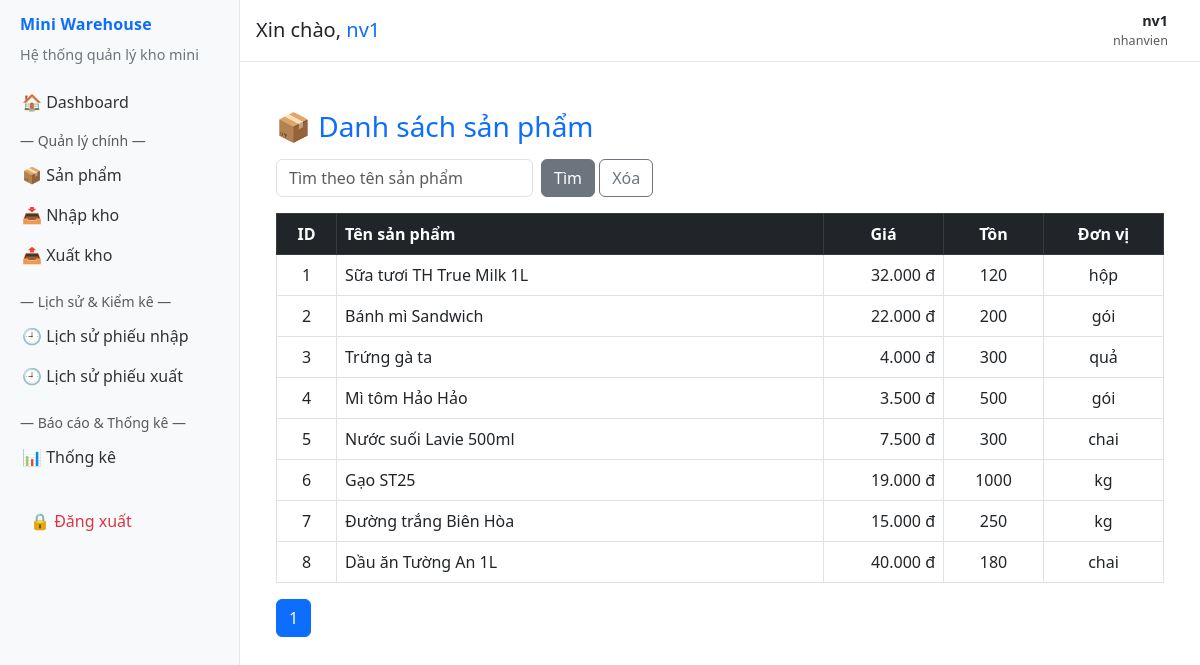
The page /public/sanpham.php (signed in) on the database its author committed.
### tables this page shows
CREATE TABLE san_pham (
    id INT AUTO_INCREMENT PRIMARY KEY,
    ten_san_pham VARCHAR(100) NOT NULL,
    gia DECIMAL(10,2),
    so_luong INT DEFAULT 0,
    don_vi VARCHAR(20)
);

### public/sanpham.php (the view, shortened to what this page needs)
<?php
require_once __DIR__ . '/../includes/db_connect.php';
require_once __DIR__ . '/../includes/layouts/admin_layout.php';
$isAdmin = isset($_SESSION['role']) && $_SESSION['role'] === 'admin';
$q = '';
$per_page = 10;
$page = isset($_GET['page']) ? max(1, intval($_GET['page'])) : 1;
$offset = ($page - 1) * $per_page;
$like = "%$q%";
$stmt_count = $conn->prepare("SELECT COUNT(*) FROM san_pham WHERE ten_san_pham LIKE ?");
$stmt_count->bind_param("s", $like);
$stmt_count->execute();
$total = $stmt_count->get_result()->fetch_row()[0];
$total_pages = max(1, ceil($total / $per_page));
$stmt = $conn->prepare("SELECT id, ten_san_pham, gia, so_luong, don_vi FROM san_pham WHERE ten_san_pham LIKE ? ORDER BY id ASC LIMIT ?, ?");
$stmt->bind_param("sii", $like, $offset, $per_page);
$stmt->execute();
$result = $stmt->get_result();
?>
<div class="container mt-4">
  <div class="d-flex justify-content-between align-items-center mb-3">
    <h3 class="mb-0 text-primary">📦 Danh sách sản phẩm</h3>
  </div>
  <form method="get" class="row g-2 mb-3">
    <div class="col-auto">
      <input type="text" name="q" value="<?= htmlspecialchars($q) ?>" class="form-control" placeholder="Tìm theo tên sản phẩm">
    </div>
    <div class="col-auto">
      <button class="btn btn-secondary">Tìm</button>
      <a href="sanpham.php" class="btn btn-outline-secondary">Xóa</a>
    </div>
  </form>
  <div class="table-responsive">
    <table class="table table-bordered table-hover align-middle bg-white">
      <thead class="table-dark">
        <tr class="text-center">
          <th style="width:60px">ID</th>
          <th class="text-start">Tên sản phẩm</th>
          <th style="width:120px">Giá</th>
          <th style="width:100px">Tồn</th>
          <th style="width:120px">Đơn vị</th>
        </tr>
      </thead>
      <tbody>
        <?php if ($result->num_rows === 0): ?>
          <tr><td colspan="<?= $isAdmin ? 6 : 5 ?>" class="text-center py-4">Không tìm thấy sản phẩm.</td></tr>
        <?php else: ?>
          <?php while ($r = $result->fetch_assoc()): ?>
            <tr>
              <td class="text-center"><?= $r['id'] ?></td>
              <td class="text-start"><?= htmlspecialchars($r['ten_san_pham']) ?></td>
              <td class="text-end"><?= number_format($r['gia'], 0, ',', '.') ?> đ</td>
              <td class="text-center"><?= intval($r['so_luong']) ?></td>
              <td class="text-center"><?= htmlspecialchars($r['don_vi']) ?></td>
            </tr>
          <?php endwhile; ?>
        <?php endif; ?>
      </tbody>
    </table>
  </div>
  <nav aria-label="Page navigation">
    <ul class="pagination">
      <?php
      $base = 'sanpham.php';
      $query_params = $_GET;
      for ($p = 1; $p <= $total_pages; $p++):
        $query_params['page'] = $p;
        $link = $base . '?' . http_build_query($query_params);
      ?>
      <li class="page-item <?= $p == $page ? 'active' : '' ?>"><a class="page-link" href="<?= $link ?>"><?= $p ?></a></li>
      <?php endfor; ?>
    </ul>
  </nav>
</div>

### includes/layouts/admin_layout.php (shortened to what this page needs)
<?php
$username = $_SESSION['username'] ?? $_SESSION['user'] ?? 'Guest';
$role     = $_SESSION['role'] ?? '';
$base = '/mini-warehouse/source_code/public';
?><!doctype html>
<html lang="vi">
<head>
  <link href="https://cdn.jsdelivr.net/npm/bootstrap@5.3.0/dist/css/bootstrap.min.css" rel="stylesheet">
</head>
<body>
  <aside class="sidebar">
    <div class="mb-3 px-2">
      <div class="brand mb-2">Mini Warehouse</div>
      <div class="small-muted">Hệ thống quản lý kho mini</div>
    </div>
    <nav class="nav flex-column">
      <a class="nav-link" href="<?= $base ?>/dashboard.php">🏠 Dashboard</a>
      <div class="mt-2 mb-1 px-2 text-muted small">— Quản lý chính —</div>
      <a class="nav-link" href="<?= $base ?>/sanpham.php">📦 Sản phẩm</a>
      <a class="nav-link" href="<?= $base ?>/nhap_kho.php">📥 Nhập kho</a>
      <a class="nav-link" href="<?= $base ?>/xuat_kho.php">📤 Xuất kho</a>
      <div class="mt-3 mb-1 px-2 text-muted small">— Lịch sử & Kiểm kê —</div>
      <a class="nav-link" href="<?= $base ?>/phieu_nhap_list.php">🕘 Lịch sử phiếu nhập</a>
      <a class="nav-link" href="<?= $base ?>/phieu_xuat_list.php">🕘 Lịch sử phiếu xuất</a>
      <div class="mt-3 mb-1 px-2 text-muted small">— Báo cáo & Thống kê —</div>
      <a class="nav-link" href="<?= $base ?>/thong_ke.php">📊 Thống kê</a>
      <div class="mt-4 px-2">
        <a class="nav-link text-danger" href="<?= $base ?>/logout.php">🔒 Đăng xuất</a>
      </div>
    </nav>
  </aside>
  <div class="content-wrap">
    <div class="topbar d-flex align-items-center justify-content-between">
      <div class="d-flex align-items-center">
        <h5 class="mb-0">Xin chào, <span class="text-primary"><?= htmlspecialchars($username) ?></span></h5>
      </div>
      <div class="d-flex align-items-center">
        <div class="me-3 text-end user-badge">
          <div class="fw-bold"><?= htmlspecialchars($username) ?></div>
          <div class="small text-muted"><?= htmlspecialchars($role) ?></div>
        </div>
      </div>
    </div>
    <main class="p-4">

### includes/layouts/admin_layout.php (style rules this page uses)
:root { --sidebar-width:240px; }
body { min-height:100vh; display:flex; font-family: system-ui, -apple-system, "Segoe UI", Roboto, "Helvetica Neue", Arial; }
.sidebar { width: var(--sidebar-width); flex-shrink:0; background:#f8f9fa; border-right:1px solid #e7e7e7; padding:12px; }
.content-wrap { flex:1; display:flex; flex-direction:column; min-height:100vh; }
.topbar { background:#fff; border-bottom:1px solid #e7e7e7; padding:10px 16px; }
.nav .nav-link { color:#333; padding:8px 10px; border-radius:6px; }
.brand { font-weight:700; color:#0d6efd; letter-spacing:0.2px; }
.user-badge { font-size:0.9rem; }
.small-muted { color:#6c757d; font-size:0.9rem; }

### rows shown on the page
san_pham: id "1", ten_san_pham "Sữa tươi TH True Milk 1L", gia "32.000", so_luong "120", don_vi "hộp"
san_pham: id "2", ten_san_pham "Bánh mì Sandwich", gia "22.000", so_luong "200", don_vi "gói"
san_pham: id "3", ten_san_pham "Trứng gà ta", gia "4.000", so_luong "300", don_vi "quả"
san_pham: id "4", ten_san_pham "Mì tôm Hảo Hảo", gia "3.500", so_luong "500", don_vi "gói"
san_pham: id "5", ten_san_pham "Nước suối Lavie 500ml", gia "7.500", so_luong "300", don_vi "chai"
san_pham: id "6", ten_san_pham "Gạo ST25", gia "19.000", so_luong "1000", don_vi "kg"
san_pham: id "7", ten_san_pham "Đường trắng Biên Hòa", gia "15.000", so_luong "250", don_vi "kg"
san_pham: id "8", ten_san_pham "Dầu ăn Tường An 1L", gia "40.000", so_luong "180", don_vi "chai"

### other values the page prints
$username "nv1"
$role "nhanvien"
